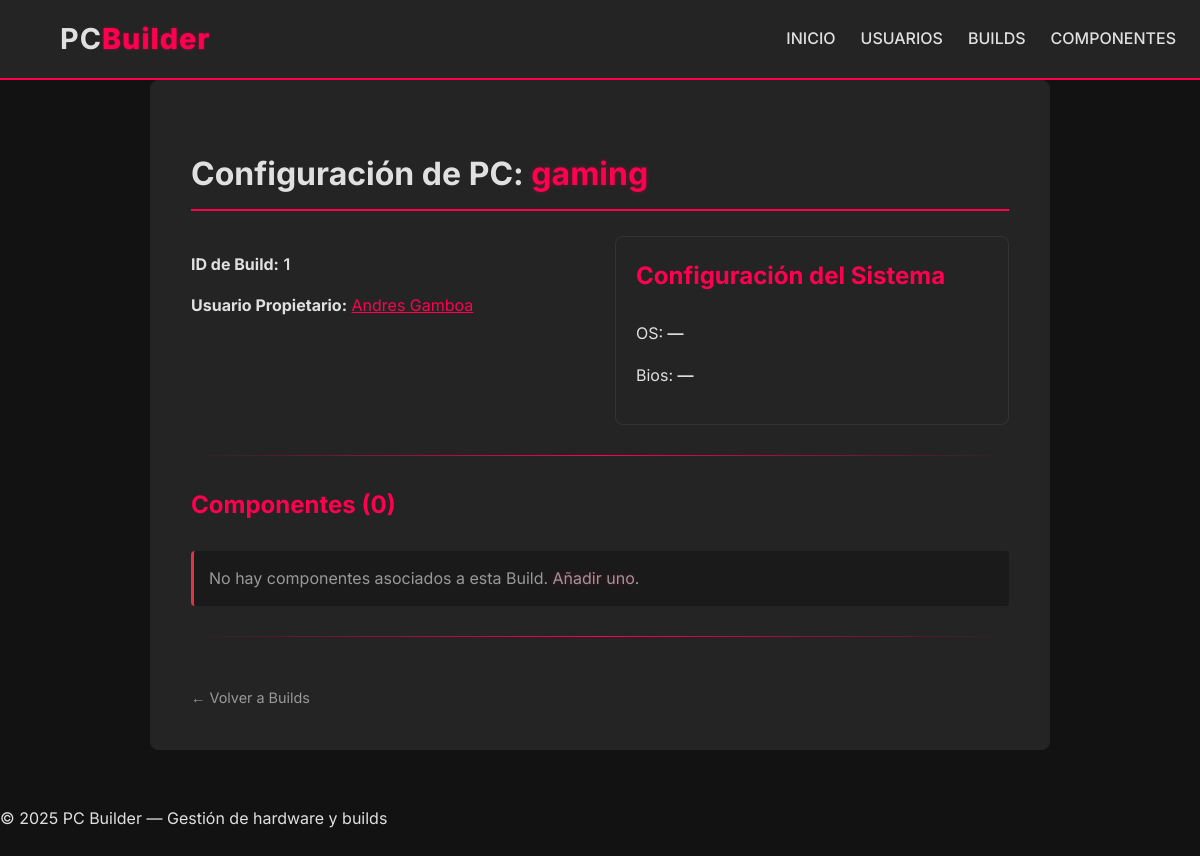
Screenshot of /builds/1 with the database file from the repository.
### models.py (models this page shows)
class Build(SQLModel, table=True):
    id: Optional[int] = Field(default=None, primary_key=True)
    name: str
    user_id: Optional[int] = Field(default=None, foreign_key="user.id")
    user: Optional[User] = Relationship(back_populates="builds")
    components: List["Component"] = Relationship(
        back_populates="builds", link_model=BuildComponentLink
    )
    configuration: Optional["Configuration"] = Relationship(
        back_populates="build", sa_relationship_kwargs={"uselist": False}
    )

class User(SQLModel, table=True):
    id: Optional[int] = Field(default=None, primary_key=True)
    name: str
    email: str
    image_url: Optional[str] = None
    builds: List["Build"] = Relationship(back_populates="user")

### router/build_router.py (the view)
@build_router.get("/{build_id}", response_class=HTMLResponse)
def get_build(request:Request, build_id: int, session:Session = Depends(get_session)):
    build = session.get(Build, build_id)
    if not build:
        raise HTTPException(404, "Build not found")
    return templates.TemplateResponse("builds/build_detail.html", {"request": request, "build": build})

### templates/builds/build_detail.html (shortened to what this page needs)
{% extends "base.html" %}
{% block content %}
<div class="detail-container">
    <div class="card detail-card build-detail-view">
        <div class="page-header-detail">
            <h2>Configuración de PC: <span class="accent-text">{{ build.name }}</span></h2>
        </div>
        <div class="details-grid-full-width">
            <div>
                <p><strong>ID de Build:</strong> <span class="data-value">{{ build.id }}</span></p>
                {% if build.user %}
                <p><strong>Usuario Propietario:</strong> <a href="/users/{{ build.user.id }}" class="user-link">{{
                        build.user.name }}</a></p>
                {% elif build.user_id %}
                <p><strong>Usuario ID:</strong> <span class="data-value">{{ build.user_id }}</span></p>
                {% endif %}
            </div>
            <div class="config-box">
                <h3 class="config-title">Configuración del Sistema</h3>
                <p>OS: <span class="data-value">{{ build.configuration.os or "—" }}</span></p>
                <p>Bios: <span class="data-value">{{ build.configuration.bios_version or "—" }}</span></p>
            </div>
        </div>
        <hr class="divider">
        <h3 class="list-title">Componentes ({{ build.components|length or 0 }})</h3>
        {% if build.components %}
        <div class="component-compact-grid">
            {% for c in build.components %}
            <div class="component-compact-card">
                <div class="card-badge-small {{ c.kind | lower }}">{{ c.kind }}</div>
                <a href="/components/{{ c.id }}" class="component-link-title">{{ c.name }}</a>
                <p class="component-brand">{{ c.brand }}</p>
                <span class="compact-price">${{ c.price }}</span>
            </div>
            {% endfor %}
        </div>
        {% else %}
        <p class="text-muted no-data-message">No hay componentes asociados a esta Build. <a href="/components"
                class="btn-link accent-text">Añadir uno</a>.</p>
        {% endif %}
        <hr class="divider">
        <div class="back-link">
            <a href="/builds" class="btn-link">← Volver a Builds</a>
        </div>
    </div>
</div>
{% endblock %}

### static/css/styles.css (style rules this page uses)
:root { --color-bg: #121212; --color-bg-light: #242424; --color-text: #E0E0E0; --color-accent: #FF0050; --color-shadow: rgba(255, 0, 80, 0.5); --color-success: #00FFC0; --color-danger: #dc3545; --color-text-muted: #999; }
.dark-theme { background-color: var(--color-bg); color: var(--color-text); font-family: 'Inter', sans-serif; line-height: 1.6; margin: 0; padding: 0; min-height: 100vh; }
a { color: var(--color-text); text-decoration: none; transition: color 0.3s ease, text-shadow 0.3s ease; }
.card { background-color: var(--color-bg-light); padding: 25px; border-radius: 8px; border: 1px solid var(--color-bg-light); transition: transform 0.3s ease, box-shadow 0.3s ease, border-color 0.3s ease; }
.card h3 { color: var(--color-accent); font-size: 1.5rem; padding-bottom: 10px; margin-top: 0; }
.detail-container { max-width: 900px; margin: 0 auto; }
.detail-card { padding: 2.5rem; border: 1px solid var(--color-bg-light); }
.page-header-detail h2 { color: var(--color-text); font-size: 2rem; padding-bottom: 10px; border-bottom: 2px solid var(--color-accent); margin-bottom: 25px; }
.accent-text { color: var(--color-accent); text-shadow: 0 0 5px rgba(255, 0, 80, 0.3); }
.details-grid-full-width { display: grid; grid-template-columns: 1fr 1fr; gap: 30px; }
.data-value { color: var(--color-text); font-weight: 600; }
.divider { border: none; height: 1px; background: linear-gradient(90deg, transparent, var(--color-accent), transparent); margin: 30px 0; }
.list-title { color: var(--color-accent); font-size: 1.5rem; margin-top: 1.5rem; margin-bottom: 1rem; }
.back-link { margin-top: 2rem; padding-top: 1rem; border-top: 1px solid var(--color-bg-light); font-size: 0.9rem; }
.btn-link { color: var(--color-text-muted); transition: color 0.2s; }
.text-muted { color: var(--color-text-muted); }
.no-data-message { padding: 15px; background-color: #1a1a1a; border-left: 3px solid var(--color-danger); border-radius: 4px; }
.config-box { background-color: var(--color-bg-light); padding: 20px; border-radius: 8px; border: 1px solid #333; }
.config-title { color: #00FFC0; font-size: 1.3rem; margin-top: 0; margin-bottom: 10px; }
.user-link { color: var(--color-accent); text-decoration: underline; }

### rows the page displays
Build: name "gaming", id "1"
User: user.name "Andres Gamboa"

### other values shown
{{ build.configuration.os or "—" }} "—"
{{ build.configuration.bios_version or "—" }} "—"
{{ build.components|length or 0 }} "0"
